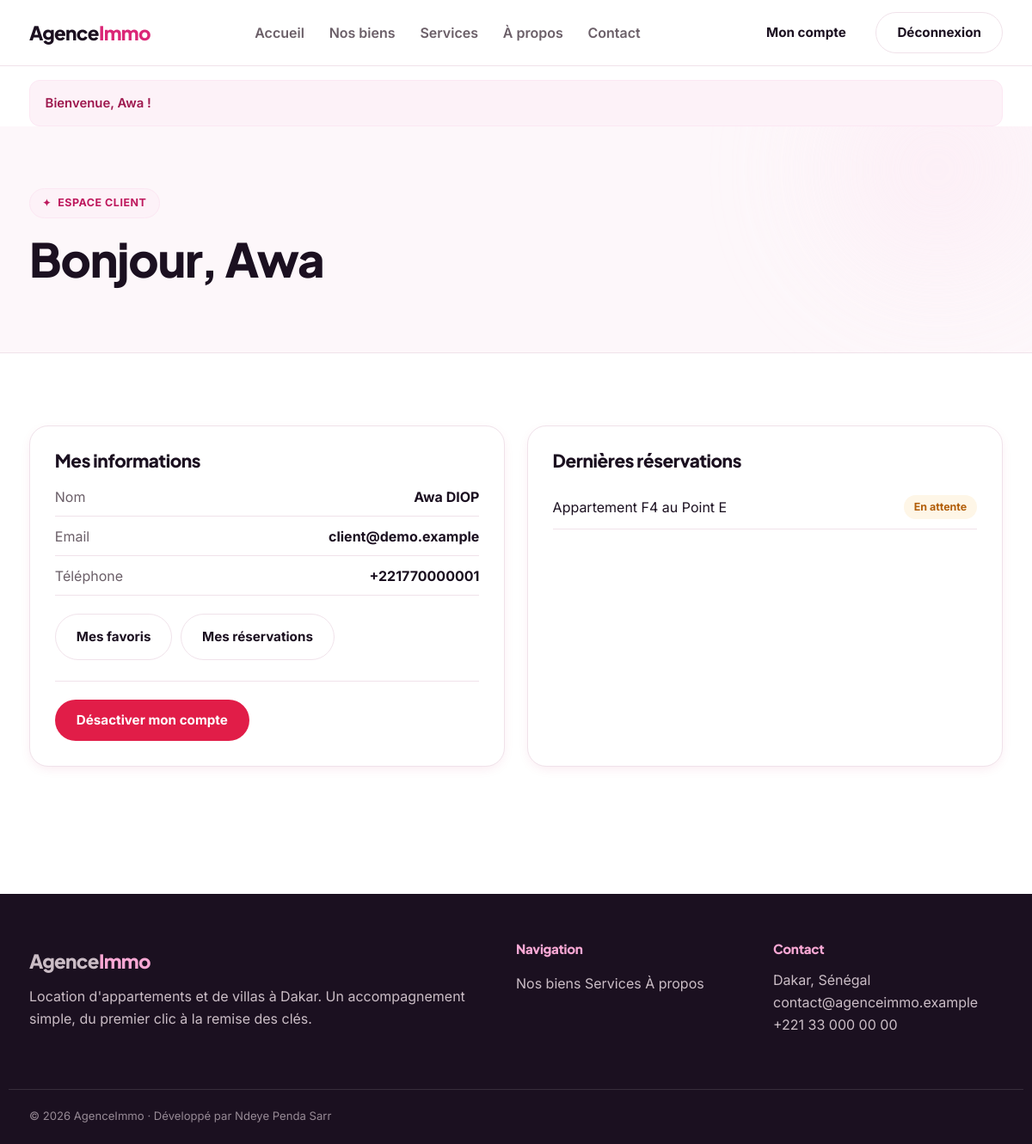
/compte (signed in), run on the app's committed database.
### tables this page shows
CREATE TABLE utilisateurs (
    id           INT AUTO_INCREMENT PRIMARY KEY,
    nom          VARCHAR(80)  NOT NULL,
    prenom       VARCHAR(80)  NOT NULL,
    email        VARCHAR(160) NOT NULL,
    telephone    VARCHAR(30)  NULL,
    mot_de_passe VARCHAR(255) NOT NULL,
    role         ENUM('client','commercial','admin') NOT NULL DEFAULT 'client',
    statut       ENUM('actif','inactif') NOT NULL DEFAULT 'actif',
    cree_le      TIMESTAMP NOT NULL DEFAULT CURRENT_TIMESTAMP,
    UNIQUE KEY uq_email (email)
);

CREATE TABLE reservations (
    id             INT AUTO_INCREMENT PRIMARY KEY,
    bien_id        INT NOT NULL,
    utilisateur_id INT NOT NULL,
    date_debut     DATE NOT NULL,
    date_fin       DATE NOT NULL,
    statut         ENUM('en_attente','confirmee','annulee') NOT NULL DEFAULT 'en_attente',
    cree_le        TIMESTAMP NOT NULL DEFAULT CURRENT_TIMESTAMP,
    CONSTRAINT fk_res_bien FOREIGN KEY (bien_id)
        REFERENCES biens(id) ON DELETE CASCADE,
    CONSTRAINT fk_res_user FOREIGN KEY (utilisateur_id)
        REFERENCES utilisateurs(id) ON DELETE CASCADE,
    INDEX idx_res_statut (statut),
    INDEX idx_res_dates (bien_id, date_debut, date_fin)
);

CREATE TABLE biens (
    id          INT AUTO_INCREMENT PRIMARY KEY,
    type        ENUM('appartement','villa') NOT NULL,
    titre       VARCHAR(150) NOT NULL,
    description TEXT NOT NULL,
    prix        INT UNSIGNED NOT NULL,
    ville       VARCHAR(80)  NOT NULL DEFAULT 'Dakar',
    chambres    TINYINT UNSIGNED NOT NULL DEFAULT 1,
    surface     SMALLINT UNSIGNED NULL,
    statut      ENUM('disponible','loue') NOT NULL DEFAULT 'disponible',
    archive     TINYINT(1) NOT NULL DEFAULT 0,
    cree_le     TIMESTAMP NOT NULL DEFAULT CURRENT_TIMESTAMP,
    INDEX idx_type (type),
    INDEX idx_statut (statut),
    INDEX idx_archive (archive),
    INDEX idx_ville (ville)
);

### src/Core/Auth.php (called while the page is built, shortened)
<?php
final class Auth
{
    public static function check(): bool
    {
        return isset($_SESSION['user']);
    }
    public static function user(): ?array
    {
        return $_SESSION['user'] ?? null;
    }
    public static function id(): ?int
    {
        return $_SESSION['user']['id'] ?? null;
    }
}

### src/Core/Registry.php (called while the page is built, shortened)
<?php
final class Registry
{
    private static ?PDO $pdo = null;
    public static function boot(array $config, PDO $pdo): void
    {
        self::$pdo = $pdo;
    }
    public static function pdo(): PDO
    {
        return self::$pdo;
    }
}

### src/Repositories/UtilisateurRepository.php (called while the page is built, shortened)
<?php
final class UtilisateurRepository
{
    private PDO $db;
    public function __construct()
    {
        $this->db = Registry::pdo();
    }
    public function find(int $id): ?array
    {
        $stmt = $this->db->prepare('SELECT * FROM utilisateurs WHERE id = :id');
        $stmt->execute(['id' => $id]);
        return $stmt->fetch() ?: null;
    }
}

### src/Controllers/CompteController.php (called while the page is built, shortened)
<?php
final class CompteController extends Controller
{
    public function index(): string
    {
        $user = (new UtilisateurRepository())->find((int) Auth::id());
        $reservations = (new ReservationRepository())->forUser((int) Auth::id());
        return $this->view('compte.index', [
            'titre'        => 'Mon compte',
            'utilisateur'  => $user,
            'reservations' => $reservations,
        ]);
    }
}

### public/index.php (called while the page is built, shortened)
<?php
$router = require __DIR__ . '/../src/Core/bootstrap.php';
$router->dispatch($_SERVER['REQUEST_METHOD'], $_SERVER['REQUEST_URI']);

### src/Repositories/ReservationRepository.php (called while the page is built, shortened)
<?php
final class ReservationRepository
{
    private PDO $db;
    public function __construct()
    {
        $this->db = Registry::pdo();
    }
    public function forUser(int $userId): array
    {
        $stmt = $this->db->prepare(
            "SELECT r.*, b.titre, b.type, b.ville, b.prix
             FROM reservations r
             JOIN biens b ON b.id = r.bien_id
             WHERE r.utilisateur_id = :u
             ORDER BY r.cree_le DESC"
        );
        $stmt->execute(['u' => $userId]);
        return $stmt->fetchAll();
    }
}

### src/Core/Controller.php (called while the page is built, shortened)
<?php
abstract class Controller
{
    protected function view(string $template, array $data = [], ?string $layout = 'layout'): string
    {
        $data += ['titre' => 'Agence Immobilière'];
        return View::render($template, $data, $layout);
    }
}

### src/Core/View.php (called while the page is built, shortened)
<?php
final class View
{
    public static function render(string $template, array $data = [], ?string $layout = 'layout'): string
    {
        $contenu = self::renderPartial($template, $data);
        return self::renderPartial($layout, array_merge($data, ['contenu' => $contenu]));
    }
    public static function renderPartial(string $template, array $data = []): string
    {
        $file = self::VIEWS . str_replace('.', '/', $template) . '.php';
        extract($data, EXTR_SKIP);
        require $file;
        return (string) ob_get_clean();
    }
}

### src/Core/Flash.php (called while the page is built, shortened)
<?php
final class Flash
{
    public static function pull(): array
    {
        $flash = $_SESSION['_flash'] ?? [];
        return $flash;
    }
}

### src/Core/helpers.php (called while the page is built, shortened)
<?php
function e(mixed $value): string
{
    return htmlspecialchars((string) $value, ENT_QUOTES | ENT_SUBSTITUTE, 'UTF-8');
}
function url(string $path = ''): string
{
    return '/' . ltrim($path, '/');
}
function statut_label(string $statut): string
{
    return match ($statut) {
        'en_attente' => 'En attente',
        'confirmee'  => 'Confirmée',
        'annulee'    => 'Annulée',
        'disponible' => 'Disponible',
        'loue'       => 'Loué',
        default      => ucfirst($statut),
    };
}

### views/compte/index.php (the view, shortened to what this page needs)
<section class="page-head"><div class="container">
    <p class="eyebrow">Espace client</p>
    <h1>Bonjour, <?= e($utilisateur['prenom']) ?></h1>
</div></section>
<section class="section"><div class="container account-grid stagger">
    <div class="card">
        <h2>Mes informations</h2>
        <dl class="info-list">
            <div><dt>Nom</dt><dd><?= e($utilisateur['prenom'] . ' ' . $utilisateur['nom']) ?></dd></div>
            <div><dt>Email</dt><dd><?= e($utilisateur['email']) ?></dd></div>
            <div><dt>Téléphone</dt><dd><?= e($utilisateur['telephone'] ?: '—') ?></dd></div>
        </dl>
        <div class="account-actions">
            <a class="btn btn-outline" href="<?= e(url('favoris')) ?>">Mes favoris</a>
            <a class="btn btn-outline" href="<?= e(url('mes-reservations')) ?>">Mes réservations</a>
        </div>
        <form method="post" action="<?= e(url('compte/desactiver')) ?>" class="danger-form"
              onsubmit="return confirm('Désactiver votre compte ? Vous serez déconnecté.');">
            <button class="btn btn-danger" type="submit">Désactiver mon compte</button>
        </form>
    </div>
    <div class="card">
        <h2>Dernières réservations</h2>
        <?php if (empty($reservations)): ?>
            <p class="muted">Aucune réservation pour le moment.</p>
            <a class="btn btn-primary" href="<?= e(url('biens')) ?>">Trouver un bien</a>
        <?php else: ?>
            <ul class="resa-list">
                <?php foreach (array_slice($reservations, 0, 4) as $r): ?>
                    <li>
                        <span><?= e($r['titre']) ?></span>
                        <span class="pill pill-<?= e($r['statut']) ?>"><?= e(statut_label($r['statut'])) ?></span>
                    </li>
                <?php endforeach; ?>
            </ul>
        <?php endif; ?>
    </div>
</div></section>

### src/Core/Router.php (shortened to what this page needs)
<?php
final class Router
{
    private array $routes = [];
    private function add(string $method, string $pattern, array $handler): void
    {
        $params = [];
        $regex = preg_replace_callback('#\{(\w+)\}#', function ($m) use (&$params) {
            $params[] = $m[1];
            return '([^/]+)';
        }, $pattern);
        $this->routes[] = [
            'method'  => $method,
            'regex'   => '#^' . rtrim($regex, '/') . '/?$#',
            'params'  => $params,
            'handler' => $handler,
        ];
    }
    public function dispatch(string $method, string $uri): void
    {
        $path = '/' . trim(parse_url($uri, PHP_URL_PATH) ?? '/', '/');
        foreach ($this->routes as $route) {
            if ($route['method'] !== $method) {
                continue;
            }
            if (preg_match($route['regex'], $path, $matches)) {
                array_shift($matches);
                $args = array_combine($route['params'], $matches) ?: [];
                [$class, $action] = $route['handler'];
                $controller = new $class();
                echo $controller->$action($args);
                return;
            }
        }
    }
}

### data on the page
utilisateurs: prenom "Awa", prenom+nom "Awa DIOP", email "client@demo.example", telephone "+221770000001"
reservations: bien.titre "Appartement F4 au Point E", statut "En attente"

### other printed values
$m "Bienvenue, Awa !"
